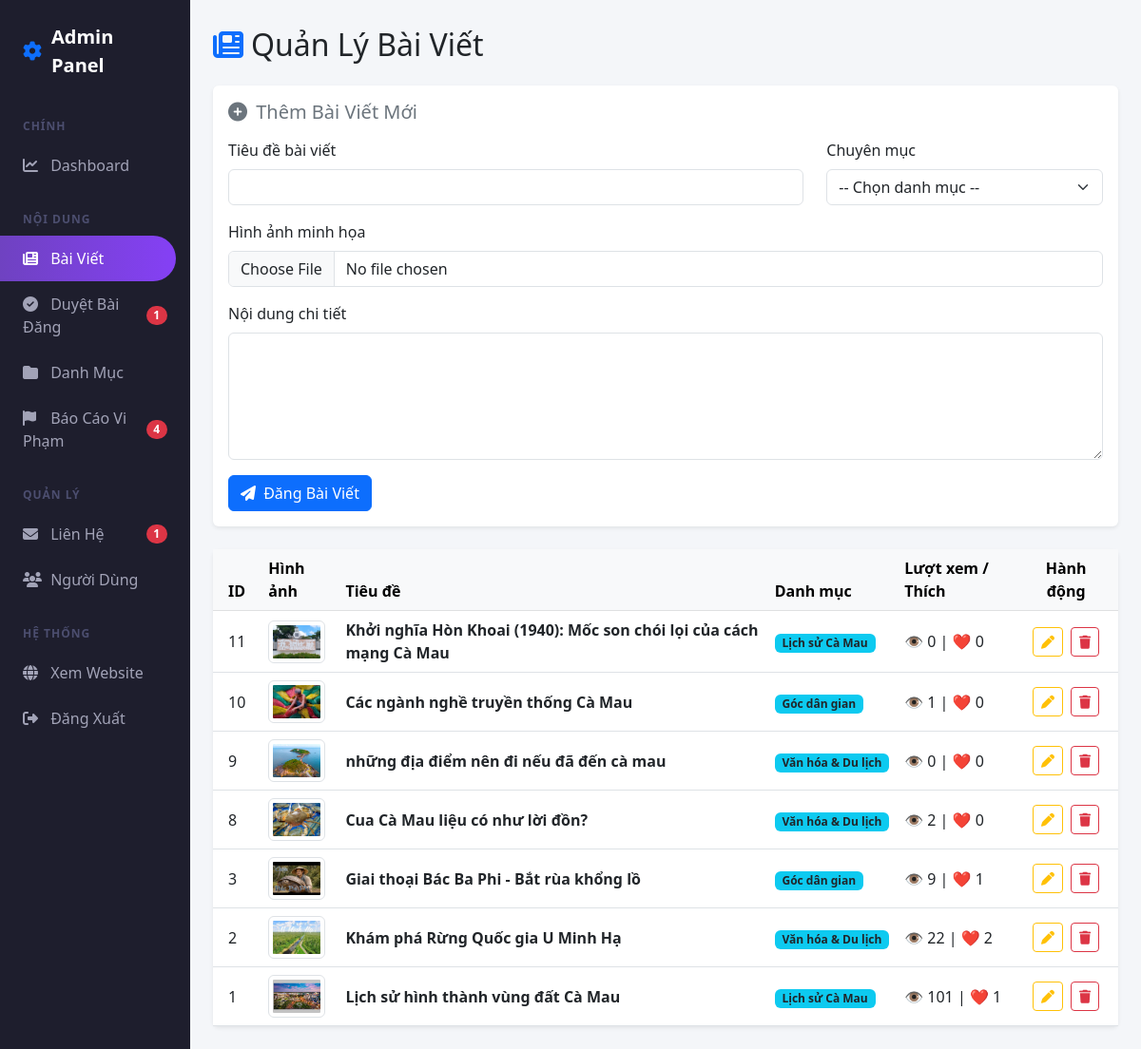
Page /admin/articles.php on the committed database.
### tables this page shows
CREATE TABLE `articles` (
  `id` int(11) NOT NULL,
  `category_id` int(11) DEFAULT NULL,
  `title` varchar(255) NOT NULL,
  `content` text NOT NULL,
  `image` varchar(255) DEFAULT NULL,
  `views` int(11) DEFAULT 0,
  `created_at` timestamp NOT NULL DEFAULT current_timestamp(),
  `status` varchar(20) DEFAULT 'approved'
);

CREATE TABLE `categories` (
  `id` int(11) NOT NULL,
  `category_name` varchar(100) NOT NULL,
  `description` text DEFAULT NULL
);

### admin/articles.php (the view, shortened to what this page needs)
<?php
require_once '../config/db.php';
$sql = "SELECT articles.*, categories.category_name, COUNT(likes.id) AS likes
        FROM articles
        LEFT JOIN categories ON articles.category_id = categories.id
        LEFT JOIN likes ON articles.id = likes.article_id
        GROUP BY articles.id
        ORDER BY articles.id DESC";
$articles = $conn->query($sql)->fetchAll(PDO::FETCH_ASSOC);
require_once 'admin_layout.php';
?>
<div class="d-flex justify-content-between align-items-center mb-4 mt-1">
    <h2 class="mb-0"><i class="fa-solid fa-newspaper me-2 text-primary"></i>Quản Lý Bài Viết</h2>
</div>
<div class="card shadow-sm border-0 mb-4">
    <div class="card-body">
        <h5 class="card-title mb-3 text-secondary"><i class="fa-solid fa-plus-circle me-1"></i> Thêm Bài Viết Mới</h5>
        <form method="POST" enctype="multipart/form-data">
            <div class="row">
                <div class="col-md-8 mb-3">
                    <label class="form-label">Tiêu đề bài viết</label>
                    <input type="text" name="title" class="form-control" required>
                </div>
                <div class="col-md-4 mb-3">
                    <label class="form-label">Chuyên mục</label>
                    <select name="category_id" class="form-select" required>
                        <option value="">-- Chọn danh mục --</option>
                    </select>
                </div>
            </div>
            <div class="mb-3">
                <label class="form-label">Hình ảnh minh họa</label>
                <input type="file" name="image" class="form-control" accept="image/*">
            </div>
            <div class="mb-3">
                <label class="form-label">Nội dung chi tiết</label>
                <textarea name="content" class="form-control" rows="5" required></textarea>
            </div>
            <button type="submit" name="add_article" class="btn btn-primary">
                <i class="fa-solid fa-paper-plane me-1"></i> Đăng Bài Viết
            </button>
        </form>
    </div>
</div>
<div class="card shadow-sm border-0">
    <div class="card-body p-0">
        <div class="table-responsive">
            <table class="table table-hover align-middle mb-0">
                <thead class="table-light">
                    <tr>
                        <th class="px-3">ID</th>
                        <th>Hình ảnh</th>
                        <th>Tiêu đề</th>
                        <th>Danh mục</th>
                        <th>Lượt xem / Thích</th>
                        <th class="text-center pe-3">Hành động</th>
                    </tr>
                </thead>
                <tbody>
                    <?php if (!empty($articles)): ?>
                        <?php foreach ($articles as $art): ?>
                        <tr>
                            <td class="px-3"><?= $art['id'] ?></td>
                            <td>
                                <?php if ($art['image']): ?>
                                    <img src="../assets/images/<?= htmlspecialchars($art['image']) ?>" class="img-thumbnail rounded" style="width: 60px; height: 45px; object-fit: cover;">
                                <?php else: ?>
                                    <span class="badge bg-secondary">Không ảnh</span>
                                <?php endif; ?>
                            </td>
                            <td><strong><?= htmlspecialchars($art['title']) ?></strong></td>
                            <td><span class="badge bg-info text-dark"><?= htmlspecialchars($art['category_name'] ?? 'Chưa phân loại') ?></span></td>
                            <td>👁️ <?= $art['views'] ?> | ❤️ <?= $art['likes'] ?></td>
                            <td class="text-center pe-3">
                               <a href="edit_article.php?id=<?= $art['id'] ?>" class="btn btn-sm btn-outline-warning me-1">
                                   <i class="fa-solid fa-pen"></i>
                               </a>
                               <a href="articles.php?delete=<?= $art['id'] ?>" class="btn btn-sm btn-outline-danger" onclick="return confirm('Bạn chắc chắn muốn xóa bài viết này chứ?');">
                                   <i class="fa-solid fa-trash"></i>
                               </a>
                            </td>
                        </tr>
                        <?php endforeach; ?>
                    <?php else: ?>
                        <tr><td colspan="6" class="text-center py-4 text-muted">Chưa có bài viết nào!</td></tr>
                    <?php endif; ?>
                </tbody>
            </table>
        </div>
    </div>
</div>
<?php require_once 'admin_layout_end.php'; ?>

### admin/admin_layout.php (style rules this page uses)
body { background-color: #f4f6f9; font-family: 'Segoe UI', Tahoma, Geneva, Verdana, sans-serif; }

### rows in the picture
articles: id "11", image (picture), title "Khởi nghĩa Hòn Khoai (1940): Mốc son chói lọi của cách mạng Cà Mau", category.category_name "Lịch sử Cà Mau", views "0", likes "0"
articles: id "10", image (picture), title "Các ngành nghề truyền thống Cà Mau", category.category_name "Góc dân gian", views "1", likes "0"
articles: id "9", image (picture), title "những địa điểm nên đi nếu đã đến cà mau", category.category_name "Văn hóa & Du lịch", views "0", likes "0"
articles: id "8", image (picture), title "Cua Cà Mau liệu có như lời đồn?", category.category_name "Văn hóa & Du lịch", views "2", likes "0"
articles: id "3", image (picture), title "Giai thoại Bác Ba Phi - Bắt rùa khổng lồ", category.category_name "Góc dân gian", views "9", likes "1"
articles: id "2", image (picture), title "Khám phá Rừng Quốc gia U Minh Hạ", category.category_name "Văn hóa & Du lịch", views "22", likes "2"
articles: id "1", image (picture), title "Lịch sử hình thành vùng đất Cà Mau", category.category_name "Lịch sử Cà Mau", views "101", likes "1"

### other values in the picture
$total_pending_articles "1"
$total_reports "4"
$total_contacts "1"
